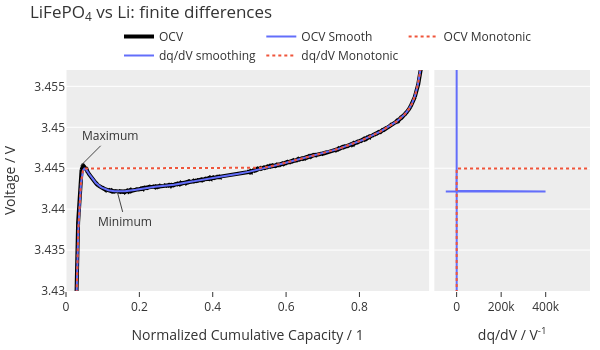

Notebook code cell kept with this figure:
### Markdown cell above
## LFP Finite differences

### Code cell
df = pl.read_parquet(ZENODO_DATA_PATH / Path(lfp_filename))

df_subset = (df
             .filter(pl.col('Step Index / 1')==2)
             .filter(pl.col('Cycle Count / 1')==3)
             )

q = df_subset['Cumulative Capacity / Ah'].to_numpy()
v = df_subset['Voltage / V'].to_numpy()

q = q/np.max(q)
v_smooth = sp.ndimage.gaussian_filter1d(v, sigma=100) #100

v_bin_mon = np.maximum.accumulate(v_smooth)

mask = np.concatenate((np.array(v_bin_mon[:-1] != v_bin_mon[1:]), [True])) #flags duplicate voltage values in monotonic array, except the last of each duplicate.
v_bin_nodup = v_bin_mon[mask]
q_bin_nodup = q[mask]

dqdv = np.diff(q)/np.diff(v_smooth)
dqdv = np.append(dqdv, dqdv[-1])

dqdv_mon = np.diff(q_bin_nodup)/np.diff(v_bin_nodup)
dqdv_mon = np.append(dqdv_mon, dqdv_mon[-1])

fig = generate_results_plot()
fig.add_trace(go.Scatter(x=q, 
                         y=v, 
                         name="OCV", 
                         mode="lines",
                         line=dict(color="Black", width=4)), row=1, col=1)

fig.add_trace(go.Scatter(x=q, 
                         y=v_smooth, 
                         name="OCV Smooth", 
                         mode="lines",
                         line=dict(color=colors[0], width=2)), row=1, col=1)

fig.add_trace(go.Scatter(x=q_bin_nodup, 
                         y=v_bin_nodup, 
                         name="OCV Monotonic", 
                         mode="lines",
                         line=dict(color=colors[1], width=2, dash="dot" )), row=1, col=1)

fig.add_trace(go.Scatter(x=dqdv, 
                         y=v_smooth, 
                         name="dq/dV smoothing", 
                         mode="lines",
                         line=dict(color=colors[0], width=2)), row=1, col=2)

fig.add_trace(go.Scatter(x=dqdv_mon, 
                         y=v_bin_mon, 
                         name="dq/dV Monotonic", 
                         mode="lines",
                         line=dict(color=colors[1], width=2, dash="dot" )), row=1, col=2)

fig.add_annotation(x=0.04, y=3.4453,
            text="Maximum",
            showarrow=True,
            arrowhead=0, ax=30, ay=-30)

fig.add_annotation(x=0.14, y=3.4421,
            text="Minimum",
            showarrow=True,
            arrowhead=0, ax=8, ay=30)

fig.update_layout(
        template="ggplot2",
        margin=dict(l=10, r=10, t=70, b=10),
        width=600, 
        height=350,
        legend=dict(
            orientation="h",    # horizontal
            yanchor="bottom",   # anchor legend's bottom
            y=1.0,             # place above the plot area
            xanchor="center",
            x=0.5
        ),)



fig.update_yaxes(showgrid=True, ticks="")
fig.update_yaxes(range=[3.43, 3.457])

fig.update_xaxes(showgrid=False)
fig.update_xaxes(range=[0, 0.99], row=1, col=1)
fig.update_xaxes(range=[-1e5, 5.99e5], row=1, col=2)

fig.update_layout(title=dict(text="LiFePO<sub>4</sub> vs Li: finite differences", 
                            yanchor="bottom",   # anchor legend's bottom
                            y=0.95,             # place above the plot area
                            xanchor="left",
                            x=0.05))

### Figure 1 — Plotly figure (JSON) as saved in the notebook; plotly's stock layout.template omitted (floating-point values rounded to 4 significant figures; data arrays with more than 128 entries replaced by an {"elided": "..."} marker saying what was removed)
{"data": [{"line": {"color": "Black", "width": 4}, "mode": "lines", "name": "OCV", "type": "scatter", "x": {"elided": "19266 float values"}, "xaxis": "x", "y": {"elided": "19266 float values"}, "yaxis": "y"}, {"line": {"color": "#636EFA", "width": 2}, "mode": "lines", "name": "OCV Smooth", "type": "scatter", "x": {"elided": "19266 float values"}, "xaxis": "x", "y": {"elided": "19266 float values"}, "yaxis": "y"}, {"line": {"color": "#EF553B", "dash": "dot", "width": 2}, "mode": "lines", "name": "OCV Monotonic", "type": "scatter", "x": {"elided": "10008 float values"}, "xaxis": "x", "y": {"elided": "10008 float values"}, "yaxis": "y"}, {"line": {"color": "#636EFA", "width": 2}, "mode": "lines", "name": "dq/dV smoothing", "type": "scatter", "x": {"elided": "19266 float values"}, "xaxis": "x2", "y": {"elided": "19266 float values"}, "yaxis": "y2"}, {"line": {"color": "#EF553B", "dash": "dot", "width": 2}, "mode": "lines", "name": "dq/dV Monotonic", "type": "scatter", "x": {"elided": "10008 float values"}, "xaxis": "x2", "y": {"elided": "19266 float values"}, "yaxis": "y2"}], "layout": {"annotations": [{"arrowhead": 0, "ax": 30, "ay": -30, "showarrow": true, "text": "Maximum", "x": 0.04, "y": 3.445}, {"arrowhead": 0, "ax": 8, "ay": 30, "showarrow": true, "text": "Minimum", "x": 0.14, "y": 3.442}], "height": 350, "legend": {"orientation": "h", "x": 0.5, "xanchor": "center", "y": 1, "yanchor": "bottom"}, "margin": {"b": 10, "l": 10, "r": 10, "t": 70}, "title": {"text": "LiFePO<sub>4</sub> vs Li: finite differences", "x": 0.05, "xanchor": "left", "y": 0.95, "yanchor": "bottom"}, "width": 600, "xaxis": {"anchor": "y", "domain": [0, 0.693], "range": [0, 0.99], "showgrid": false, "title": {"text": "Normalized Cumulative Capacity / 1"}}, "xaxis2": {"anchor": "y2", "domain": [0.703, 1], "range": [-100000, 599000], "showgrid": false, "title": {"text": "dq/dV / V<sup>-1</sup>"}}, "yaxis": {"anchor": "x", "domain": [0, 1], "range": [3.43, 3.457], "showgrid": true, "ticks": "", "title": {"text": "Voltage / V"}}, "yaxis2": {"anchor": "x2", "domain": [0, 1], "matches": "y", "range": [3.43, 3.457], "showgrid": true, "showticklabels": false, "ticks": ""}}}
